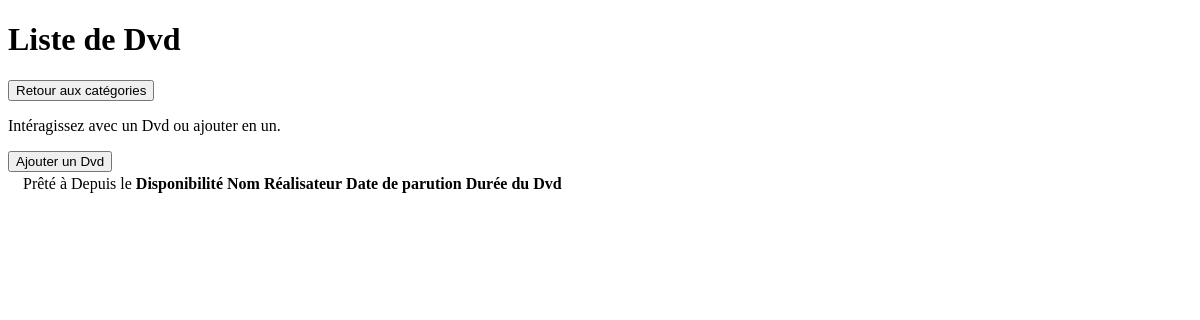
Before: /gestion/liste/Dvd/ (signed in) with the older database file.
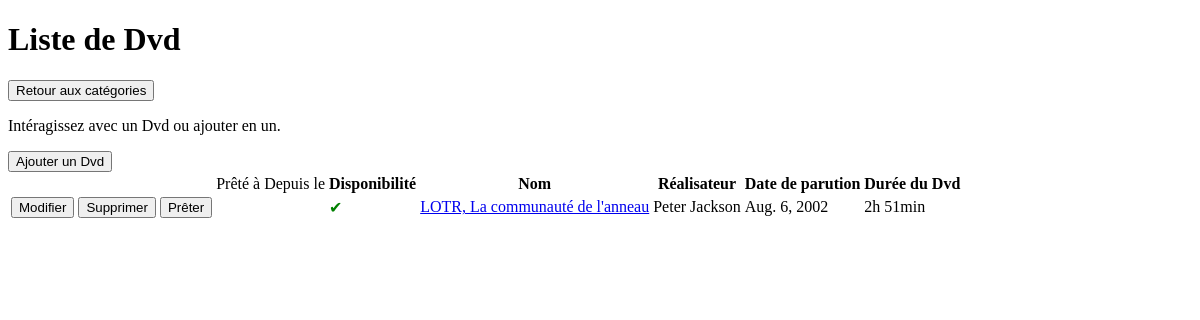
After: the same page with the newer database file.
### gestion/models.py (models this page shows, shortened)
class Item(models.Model):
    name = models.CharField(max_length=100, )
    parution = models.DateField()
    available = models.BooleanField(default=True)
    CAT_CHOICES = {
        'Livre': 'Livre',
        'Cd': 'Cd',
        'Dvd': 'Dvd',
        'Tabletop': 'Tabletop',
    }
    category = models.CharField(choices=CAT_CHOICES, max_length=100)
    class Meta:
        ordering = ['name']
        unique_together = ('name', 'category')

class Dvd(Item):
    realisator = models.CharField(max_length=100)
    duration = models.CharField(max_length=100)

### gestion/views.py (the view)
# urls.py: path('liste/<cat>/', views.item_lists, name='item_lists'),
@login_required
def item_lists(request, cat):
    category = Item.CAT_CHOICES[cat]
    c = category.lower()
    m = ContentType.objects.get(model=c)
    model = m.model_class()
    items = model.objects.all()
    loans = Loan.objects.all()
    return render(request, 'gestion/item/lists.html',
                  {'cat': category, 'items': items, 'loans': loans})

### templates/gestion/item/lists.html (shortened to what this page needs)
<!DOCTYPE html>
<html lang="fr">
    <head>
    </head>
    <body>
        <h1>Liste de {{ cat }}</h1>
        <p><a href={% url 'cat_list' %}>
            <input type="button" value="Retour aux catégories"/>
        </a></p>
        <p>Intéragissez avec un {{ cat }} ou ajouter en un.</p>
        <a href="{% url 'add_item' cat=cat %}">
            <input type="button" value="Ajouter un {{ cat }}"/>
        </a>
        <table>
            <thead>
                <tr>
                    <th></th>
                    <th></th>
                    {% if cat != 'Jeu de plateau' %}
                        <th></th>
                        <td>Prêté à</td>
                        <td>Depuis le</td>
                        <th>Disponibilité</th>
                    {% endif %}
                    <th>Nom</th>
                    <th>
                        {% if cat == 'Livre' %}
                            Auteur
                        {% elif cat == 'Cd' %}
                            Interprète
                        {% elif cat == 'Dvd' %}
                            Réalisateur
                        {% elif cat == 'Tabletop' %}
                            Créateur
                        {% endif %}
                    </th>
                    <th>Date de parution</th>
                    {% if cat == 'Dvd' %}
                        <th>Durée du Dvd</th>
                    {% endif %}
                </tr>
            </thead>
            <tbody>
                {% for item in items %}
                    <tr>
                        <td><a href="{% url 'edit_item' cat=cat id=item.id %}">
                            <input type="button" value="Modifier"/>
                        </a></td>
                        <td><a href="{% url 'del_item' cat=cat id=item.id %}">
                            <input type="button" value="Supprimer"/>
                        </a></td>
                        {% if cat != "Jeu de plateau" %}
                            <td><a href="">
                                {% if item.available %}
                                    <input type="button" value="Prêter"/>
                                {% else %}
                                    <input type="button" value="Retourner"/>
                                {% endif %}
                            </a></td>
                            {% for loan in loans %}
                                {% if loan.item == item %}
                                    <td>{{ loan.member.name }}</td>
                                    <td>{{ loan.date }}</td>
                                {% endif %}
                            {% empty %}
                                <td></td>
                                <td></td>
                            {% endfor %}
                            {% if item.available %}
                                <td><span style="color:green">&#x2714;</span></td>
                            {% else %}
                                <td><span style="color:red">&#x2718;</span></td>
                            {% endif %}
                        {% endif %}
                        <td><a href="{% url 'card_item' cat=cat id=item.id %}">
                            {{ item.name }}
                        </a></td>
                        <td>
                            {% if cat == 'Livre' %}
                                {{ item.author }}
                            {% elif cat == 'Cd' %}
                                {{ item.interpreter }}
                            {% elif cat == 'Dvd' %}
                                {{ item.realisator }}
                            {% elif cat == 'Tabletop' %}
                                {{ item.creator }}
                            {% endif %}
                        </td>
                        <td>{{ item.parution }}</td>
                        <td>{{ item.duration }}</td>
                    </tr>
                {% endfor %}
            </tbody>
        </table>
    </body>
</html>

Changed rows visible on the page:
added Item: category "Dvd"
added Dvd: name "LOTR, La communauté de l'anneau", realisator "Peter Jackson", parution "Aug. 6, 2002", duration "2h 51min"
Other visible differences:
{{ cat }}: "Dvd" → (not shown)
